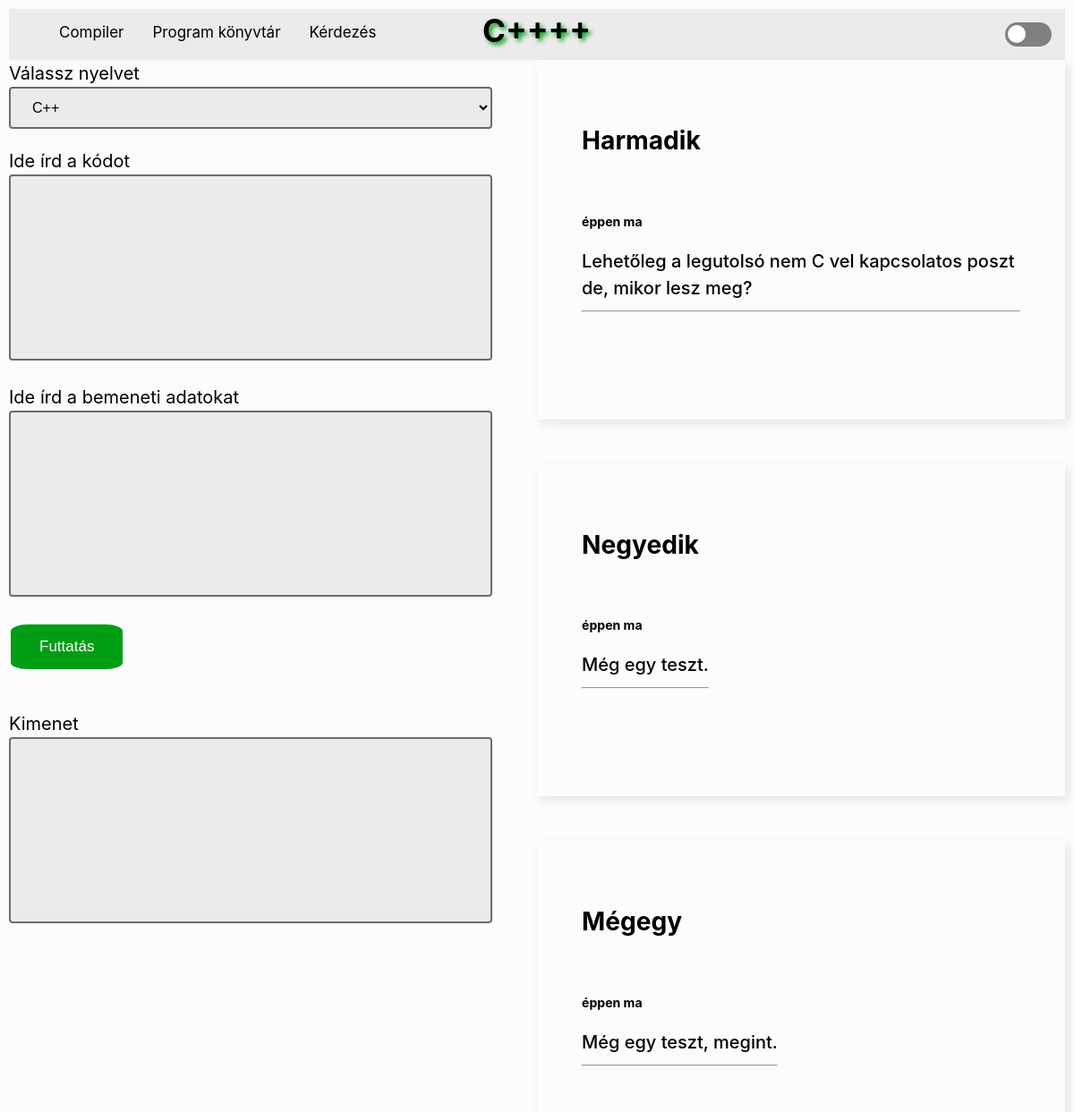
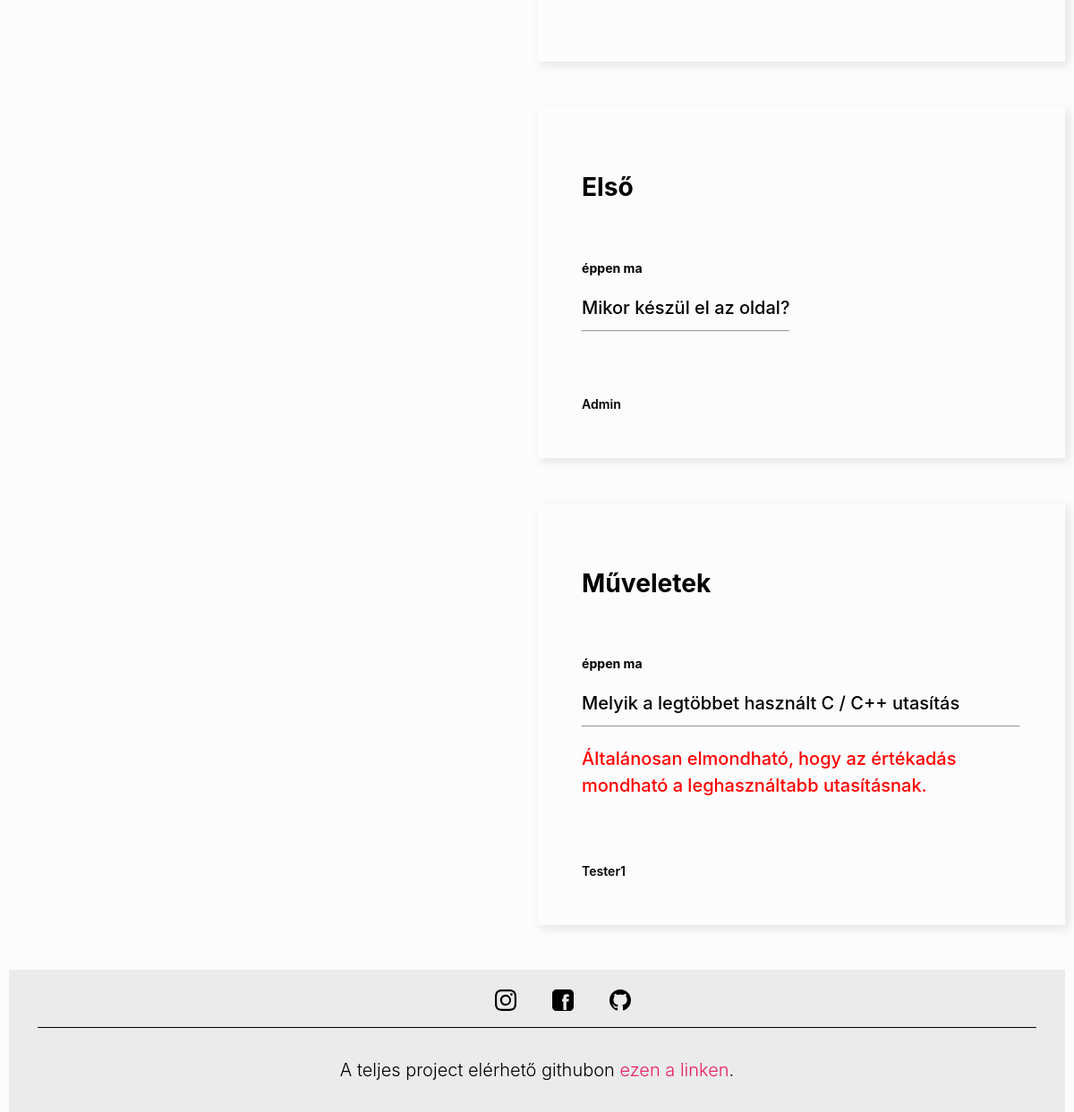
The page / on the database its author committed (2 pictures, top to bottom).
### tables this page shows
CREATE TABLE `questions` (
  `id` int(11) DEFAULT NULL,
  `user` varchar(255) NOT NULL,
  `title` varchar(255) NOT NULL,
  `question` varchar(800) NOT NULL,
  `answer` varchar(800) NOT NULL,
  `felrakva` date NOT NULL
);

### index.php (the view, shortened to what this page needs)
<?php
  include_once "./config.php";
?>
<!DOCTYPE html>
<html>
<head>
  <link rel="stylesheet" href="css/style.css">
</head>
<body>
  <header>
    <ul class="list">
      <li><a href="#">Compiler</a></li>
      <li><a href="library.php">Program könyvtár</a></li>
      <li><a href="ask.php">Kérdezés</a></li>
      <h1 class="title">C++++</h1>
      <div class="toggle-container">
        <label class="toggle" for="switch"></label>
      </div>
    </ul>
  </header>
  <div>
    <div class="form-group">
      <form action="compile.php" id="form" name="f2" method="POST">
        <label style="font-size: 20px" class="lang" for="lang">Válassz nyelvet</label>
        <select class="form-control" name="language">
          <option value="cpp">C++</option>
        </select><br><br>
        <label style="font-size: 20px" for="ta">Ide írd a kódot</label>
        <textarea class="form-control" name="code" rows="10" cols="50"></textarea><br><br>
        <label style="font-size: 20px" for="in">Ide írd a bemeneti adatokat</label>
        <textarea class="form-control" name="input" rows="10" cols="50"></textarea><br><br>
        <input type="submit" id="st" class="btn btn-success" value="Futtatás"><br><br><br>
      </form>
      <label style="font-size: 20px" for="out">Kimenet</label>
      <textarea id='div' class="form-control" name="output" rows="10" cols="50"></textarea><br><br>
    </div>
  </div>
  <div>
    <div class="ask-group">
      <?php
        $query = "select * from questions where 1 order by felrakva desc";
        $posts = mysqli_query($db, $query);
        $num_row = mysqli_num_rows($posts);
        if ( $num_row === 0){
            echo"
            <br>
            <div class=\" text-center\">
                <h1 style=\"text-align: center;\">Nincsenek Kérdések feltöltve!</h1>
            </div>
            ";
        } else {
            foreach($posts as $post){
                $name = $post["user"];
                $cim = $post["title"];
                $text1 = nl2br($post["question"]);
                $text2 = nl2br($post["answer"]);
                $date = date('Y/m/d', time()) - $post["felrakva"];
                $str = "";
                if($date == 0) {
                  $str = " éppen ma";
                } else {
                  $str = $date + " napja";
                }
                echo "
                <div class=\"home-container\">
                  <div class=\"post-card\">
                    <div class=\"card2-container\">
                      <h1 class=\"text2\">
                        <span>$cim</span>
                      </h1>
                      <h4>
                        <span>$str</span>
                      </h4>
                      <span class=\"text3\">
                        <span>
                          $text1
                        </span>
                        <hr>
                        <span>
                          <p style=\"color:red\">
                          $text2
                          </p>
                        </span>
                      </span>
                      <span class=\"profile-name\"><span>$name</span></span>
                    </div>
                  </div>
                </div>
                ";
            }
        }
        ?>
    </div>
  </div>
  <footer>
    <div class="footerContainer">
      <div class="footer-nav flex flex-around flex-start flex-g-1">
        <div class="col flex flex-column flex-start flex-g-1">
          <div class="social-medias flex flex-g-1">
            <a href="https://www.instagram.com/nandor_degi/" class="social-media flex">
            </a>
            <a href="https://www.facebook.com/nandor.degi/" class="social-media flex">
            </a>
            <a href="https://github.com/Dedzsinator" class="social-media flex">
            </a>
          </div>
        </div>
      </div>
      <div style="font-size: 20px" class="copyright">A teljes project elérhető githubon <a href="https://github.com/Dedzsinator/C-">ezen a
          linken</a>. </div>
    </div>
  </footer>
</body>
</html>

### css/style.css (style rules this page uses)
html { height: 100vh; font-family: "Roboto", sans-serif; --bg: #fcfcfc; --bg-panel: #ebebeb; --color-headings: #0077ff; --color-text: #333333; --title-color: #ffae00; --bg-border: #6c6c6c; --btn-danger: #ff0000; --danger-txt: #fcfcfc; --list-txt: black; --form-focus: rgb(231, 231, 231); --btn-danger-f: #ff5252; --social-hover: rgb(61, 61, 61); --hover: #d1d1d1; --success-c: #009e15; --success-h: #2b9b3a; }
body { margin: 10px; font-family: -apple-system, BlinkMacSystemFont, "Segoe UI", Roboto, "Helvetica Neue", Arial, "Noto Sans", sans-serif, "Apple Color Emoji", "Segoe UI Emoji", "Segoe UI Symbol", "Noto Color Emoji"; font-size: .88rem; font-weight: 400; line-height: 1.5; color: #495057; text-align: left; background-color: var(--bg); min-height: 100vh; display: flex; flex-direction: column; }
.btn { font-size: 0.8rem; font-weight: 500; outline: none !important; position: relative; transition: color 0.15s, background-color 0.15s, border-color 0.15s, box-shadow 0.15s }
a { color: #E91E63; text-decoration: none !important; background-color: transparent }
input::placeholder { color: var(--color-text); }
.toggle { cursor: pointer; text-indent: -9999px; width: 52px; height: 27px; background: grey; float: right; border-radius: 100px; position: relative; margin: 15px; }
.toggle:after { content: ""; position: absolute; top: 3px; left: 3px; width: 20px; height: 20px; background: #fff; border-radius: 90px; transition: 0.3s; }
h1, span { color: var(--list-txt); }
.list li a { color: var(--list-txt); }
.form-group { position: absolute; width: 45%; }
.ask-group { position: relative; width: 50%; float:right; display: inline; font-weight: 550; }
.toggle { cursor: pointer; text-indent: -9999px; width: 52px; height: 27px; background: grey; float: right; border-radius: 100px; position: relative; }
.form-control { width: 100%; height: 150px; padding: 12px 20px; box-sizing: border-box; border: 2px solid var(--bg-border); border-radius: 4px; background-color: var(--bg-panel); font-size: 16px; resize: none; }
.list { display: block; margin:0; list-style-type: none; background-color: var(--bg-panel); overflow: hidden; }
.list a { float: left ; color: #f2f2f2; text-align: center; padding: 14px 16px; text-decoration: none; font-size: 17px; }
.title { color: var(--list-txt); position: absolute; text-align: center; right: 45%; top: -15px; font-size: 35px; text-shadow: 3px 3px 5px var(--success-c); }
.footerContainer { background-color: var(--bg-panel); right:0; position: relative; padding: 2rem; }
.copyright { padding: 2rem 0 0 0; font-size: 1rem; font-weight: 300; color: var(--list-txt); text-align: center; border-top: 1px solid var(--list-txt); }
.footer-nav { padding: 1rem 0 }
.footer-nav .col { max-width: 300px; }
.social-medias { position: absolute; left: 45%; top: 8%; }
.social-medias a { color: var(--color-2); width: 3rem; height: 3em; border: 2px solid var(--color-2); border-radius: 50%; }
.social-medias svg { vertical-align: middle; width: 1.5rem; height: 1.5rem; }
.flex { display: flex; align-items: center; justify-content: center; }
.flex-start { align-items: flex-start; }
.flex-around { justify-content: space-around; }
.flex-column { flex-direction: column; }
.flex-g-1 { gap: 1rem; }
.col { flex: 1; }
.bi { color: var(--list-txt); }
.btn-success { background-color: var(--success-c); border-color: var(--success-c); border: none; color: white; padding: 15px 32px; text-align: center; display: inline-block; font-size: 17px; margin: 4px 2px; cursor: pointer; border-radius: 15%; }
.form-control { height: 8%; color: var(--list-txt); }
label { color: var(--list-txt); }
textarea { resize: vertical; }
footer { margin-top: auto; }
.post-card { width: 100%; display: flex; box-shadow: 4px 4px 10px 0px rgba(18, 18, 18, 0.1); transition: 0.3s; align-items: stretch; flex-direction: row; justify-content: space-between; }
.card2-container { display: flex; align-items: flex-start; padding-top: 50px; padding-left: 50px; padding-right: 50px; flex-direction: column; padding-bottom: 50px; justify-content: space-between; }
.text2 { margin-bottom: 40px; }
.text3 { font-size: 1.25rem; margin-bottom: 50px; }
.profile-name { font-style: normal; font-weight: 600; }
.home-container { display: flex; align-items: center; margin-bottom: 50px; flex-direction: column; justify-content: space-between; }

### rows shown on the page
questions: title "Harmadik", felrakva "éppen ma", question "Lehetőleg a legutolsó nem C vel kapcsolatos poszt de, mikor lesz meg?"
questions: title "Negyedik", felrakva "éppen ma", question "Még egy teszt."
questions: title "Mégegy", felrakva "éppen ma", question "Még egy teszt, megint."
questions: title "Első", felrakva "éppen ma", question "Mikor készül el az oldal?", user "Admin"
questions: title "Műveletek", felrakva "éppen ma", question "Melyik a legtöbbet használt C / C++ utasítás", answer "Általánosan elmondható, hogy az értékadás mondható a leghasználtabb utasításnak.", user "Tester1"
